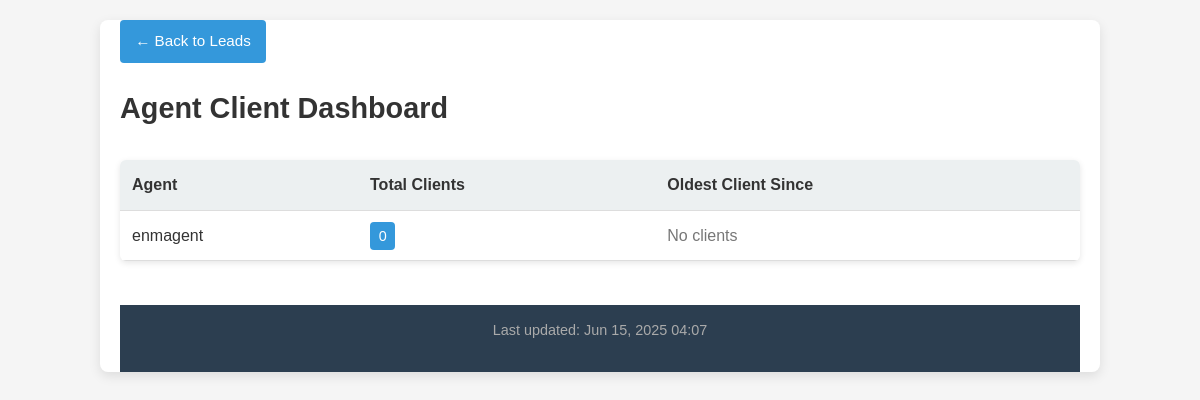
Page /admin/owner_dashboard.php (signed in) on the earlier database version.
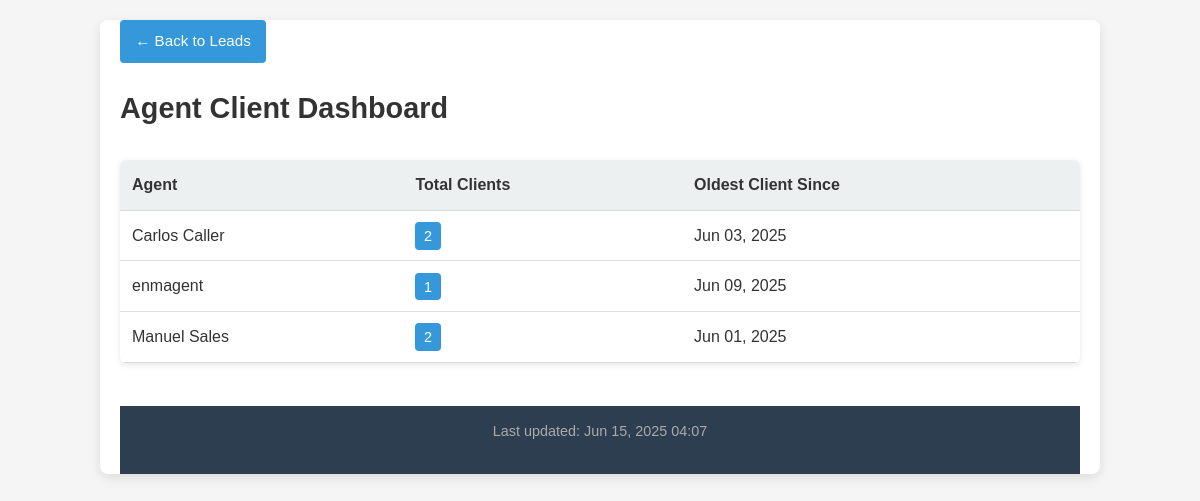
Same page on the later database version.
### tables this page shows
CREATE TABLE `users` (
  `id` int(11) NOT NULL,
  `name` varchar(100) NOT NULL,
  `email` varchar(100) NOT NULL,
  `password_hash` varchar(255) NOT NULL,
  `status` enum('active','inactive') NOT NULL DEFAULT 'active',
  `created_at` datetime NOT NULL DEFAULT current_timestamp(),
  `updated_at` datetime NOT NULL DEFAULT current_timestamp() ON UPDATE current_timestamp()
);

### admin/owner_dashboard.php (the view, shortened to what this page needs)
<?php
$pdo = getPDO();
$stmt = $pdo->prepare("
    SELECT u.id, u.name, COUNT(l.id) AS client_count, MIN(l.taken_at) AS oldest_client
    FROM users u
    LEFT JOIN leads l ON u.id = l.taken_by
    WHERE u.id IN (
        SELECT user_id
        FROM user_roles
        WHERE role_id = (SELECT id FROM roles WHERE name = 'sales')
    )
    GROUP BY u.id
    ORDER BY u.name
");
$stmt->execute();
$agents = $stmt->fetchAll(PDO::FETCH_ASSOC);
?>
<!DOCTYPE html>
<html lang="en">
<head>
    <link rel="stylesheet" href="/assets/css/app.css">
</head>
<body>
<div class="container">
    <a href="../leads/list.php" class="back-button">← Back to Leads</a>
    <h1>Agent Client Dashboard</h1>
    <table>
        <thead>
            <tr>
                <th>Agent</th>
                <th class="text-center">Total Clients</th>
                <th>Oldest Client Since</th>
            </tr>
        </thead>
        <tbody>
            <?php if (count($agents) > 0): ?>
                <?php foreach ($agents as $agent): ?>
                    <tr>
                        <td>
                            <a href="agent_detail.php?id=<?= htmlspecialchars($agent['id']) ?>">
                                <?= htmlspecialchars($agent['name']) ?>
                            </a>
                        </td>
                        <td class="text-center">
                            <span class="badge">
                                <?= (int)$agent['client_count'] ?>
                            </span>
                        </td>
                        <td>
                            <?php if ($agent['oldest_client']): ?>
                                <?= date('M d, Y', strtotime($agent['oldest_client'])) ?>
                            <?php else: ?>
                                <span class="text-muted">No clients</span>
                            <?php endif; ?>
                        </td>
                    </tr>
                <?php endforeach; ?>
            <?php endif; ?>
        </tbody>
    </table>
    <footer>
        <p>Last updated: <?= date('M d, Y H:i') ?></p>
    </footer>
</div>
</body>
</html>

Differences in the rows shown:
added users: name "Carlos Caller", client_count "2", oldest_client "Jun 03, 2025"
shown differently, row unchanged: users "enmagent": client_count "0" → "1"; oldest_client (not shown) → "Jun 09, 2025"; no longer shows "No clients"
added users: name "Manuel Sales", client_count "2", oldest_client "Jun 01, 2025"
